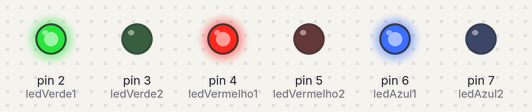
Simulated run of this sketch. Board: Arduino Uno, built with avr-gcc and run on an emulated ATmega328P. Parts: output pins drawn as LEDs (lit = HIGH).

Above: at 4.0 s.
At 8.4 s:
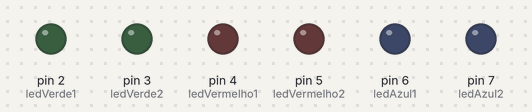
At 12.8 s:
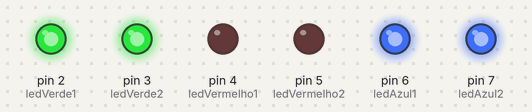
At 21.6 s:
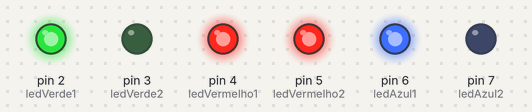
Timing chart, 0 to 34.3 s (numbered marks = the images above):
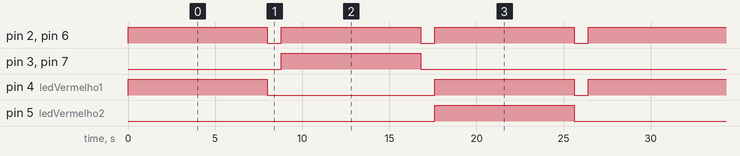

The sketch:

ATV_-_02_leds_piscantes.ino
```cpp
int ledVerde1 = 2;
int ledVerde2 = 3;
int ledVermelho1 = 4;
int ledVermelho2 = 5;
int ledAzul1 = 6;
int ledAzul2 = 7;

void setup() {
  pinMode(ledVerde1, OUTPUT);
  pinMode(ledVerde2, OUTPUT);
  pinMode(ledVermelho1, OUTPUT);
  pinMode(ledVermelho2, OUTPUT);
  pinMode(ledAzul1, OUTPUT);
  pinMode(ledAzul2, OUTPUT);
}

void loop() {
  // Primeiro momento: 1 Verde, 1 Vermelho, 1 Azul
  digitalWrite(ledVerde1, HIGH);
  digitalWrite(ledVermelho1, HIGH);
  digitalWrite(ledAzul1, HIGH);
  delay(8000);
  digitalWrite(ledVerde1, LOW);
  digitalWrite(ledVermelho1, LOW);
  digitalWrite(ledAzul1, LOW);
  delay(800);

  // Segundo momento: 2 Azuis e 2 Verdes
  digitalWrite(ledVerde1, HIGH);
  digitalWrite(ledVerde2, HIGH);
  digitalWrite(ledAzul1, HIGH);
  digitalWrite(ledAzul2, HIGH);
  delay(8000);
  digitalWrite(ledVerde1, LOW);
  digitalWrite(ledVerde2, LOW);
  digitalWrite(ledAzul1, LOW);
  digitalWrite(ledAzul2, LOW);
  delay(800);

  // Terceiro momento: 1 Verde, 2 Vermelhos, 1 Azul
  digitalWrite(ledVerde1, HIGH);
  digitalWrite(ledVermelho1, HIGH);
  digitalWrite(ledVermelho2, HIGH);
  digitalWrite(ledAzul1, HIGH);
  delay(8000);
  digitalWrite(ledVerde1, LOW);
  digitalWrite(ledVermelho1, LOW);
  digitalWrite(ledVermelho2, LOW);
  digitalWrite(ledAzul1, LOW);
  delay(800);


}
```

Measured:
- by itself, pin 2 (ledVerde1), pin 6 (ledAzul1): alternates HIGH for 8.0 s and LOW for 0.80 s
- by itself, pin 3 (ledVerde2), pin 5 (ledVermelho2), pin 7 (ledAzul2): alternates HIGH for 8.0 s and LOW for 18.4 s
- by itself, pin 4 (ledVermelho1): repeats every 26.4 s: LOW 9.6 s, HIGH 8.0 s, LOW 0.80 s, HIGH 8.0 s
